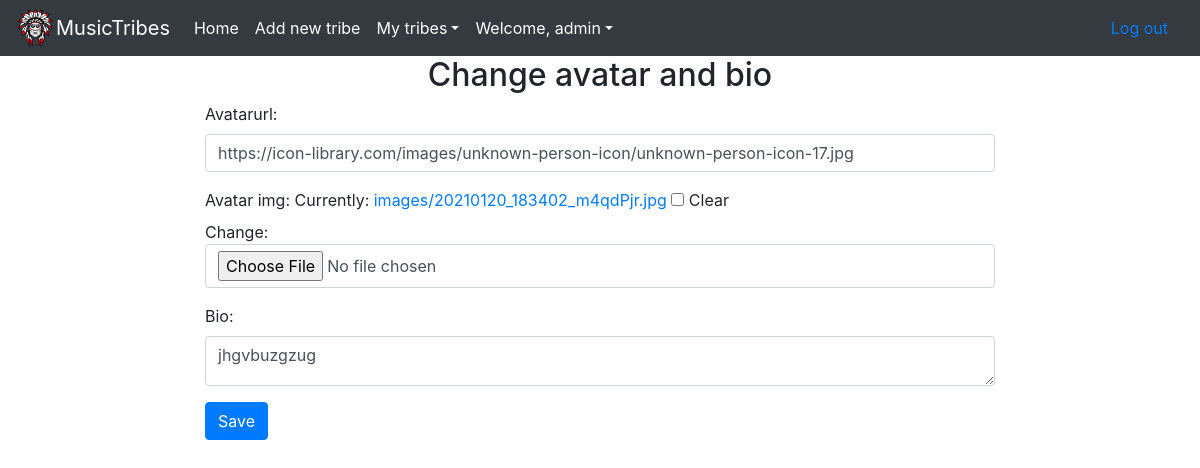
Page /accounts/editprofile/extendededit (signed in) on the committed database.
### accounts/models.py (models this page shows, shortened)
class Profile(models.Model):
    user = models.OneToOneField(User, on_delete=models.CASCADE)
    bio = models.TextField(max_length=1000, blank=True)
    avatarurl =  models.CharField(max_length=1000,default="https://icon-library.com/images/unknown-person-icon/unknown-person-icon-17.jpg",blank=True)
    tribes = models.ManyToManyField('app.Tribe',blank=True)
    avatar_img = models.ImageField(upload_to='images',blank = True)

### accounts/views.py (the view)
# urls.py: path('editprofile/extendededit',views.extendededit, name="extendededit")
def extendededit(request):
    if request.method=='POST':
        form=EditProfileForm(request.POST, request.FILES, instance=request.user.profile)
        if form.is_valid():
            form.save()
            return HttpResponseRedirect(reverse('app:index'))   #change later to accounts:profile
        else:
            return HttpResponseRedirect(reverse('accounts:extendededit'))
    else:
        form=EditProfileForm(instance=request.user.profile)
        context = {"form":form}
        return render(request,'app/extendededit.html',context)

### accounts/forms.py
class EditProfileForm(forms.ModelForm):
    class Meta:
        model=Profile
        fields=('avatarurl','avatar_img','bio')

### app/templates/app/extendededit.html (shortened to what this page needs)
{% extends 'app/base.html' %}
{% load static %}
{% block content %}
    <div class="row">
        <div class="col-md-12"><h2 class="text-center">Change avatar and bio</h2></div>
    </div>
        <form method="post" accept-charset="utf-8" enctype="multipart/form-data">
            {%include 'includes/bs4_form.html' with form=form %}
            <div class="row">
            <div class="col-md-8 mx-auto"><input type="submit" value="Save" class="btn btn-primary"></div>
{% endblock %}

### app/templates/app/base.html (shortened to what this page needs)
{% load static %}
<html lang="en">
  <head>
    <link rel="stylesheet" href="https://maxcdn.bootstrapcdn.com/bootstrap/4.0.0/css/bootstrap.min.css">
    <link rel="stylesheet" type="text/css" href="{% static '/app/css/base.css' %}">
    <link rel="stylesheet" href="https://cdnjs.cloudflare.com/ajax/libs/font-awesome/4.7.0/css/font-awesome.min.css">
  </head>
  <body>
    <div class="navbar-container">
    <nav class="navbar navbar-expand-md navbar-dark bg-dark">
    <img src="{% static '/app/chieftain-logo.png' %}" width="40" height="40" alt="">
      <div class="navbar-brand" href="#">MusicTribes</div>
      <div class="collapse navbar-collapse" id="navbarsExampleDefault">
        <ul class="navbar-nav mr-auto">
          <li class="nav-item active">
            <a class="nav-link" href="{%url 'app:index'%}">Home <span class="sr-only">(current)</span></a>
          </li>
          {% if user.is_authenticated %}
          <li class="nav-item active">
            <a class="nav-link " href="{% url 'app:create_tribe' %}">Add new tribe</a>
          </li>
          <li class="nav-item dropdown active">
            <a class="nav-link dropdown-toggle" href="" id="dropdown01" data-toggle="dropdown" aria-haspopup="true" aria-expanded="false">My tribes</a>
          </li>
          {% endif %}
          {% if user.is_authenticated %}
          <li class="nav-item dropdown active">
            <a class="nav-link dropdown-toggle" href="" id="dropdown01" data-toggle="dropdown" aria-haspopup="true" aria-expanded="false">Welcome, {{user.username}}</a>
          </li>
        </ul>
        <a class="nav-link float-right" href="{% url 'logout' %}">Log out</a>
        {% else %}
        <a class="nav-link float-right" href="{% url 'login' %}">Log in</a>
        <a class="nav-link" href="{% url 'accounts:signup' %}">Sign up</a>
        {% endif %}
      </div>
    </nav>
  </div>
    <div class="container-main">
      {% block content %}
      {% endblock %}
    </div>
  </body>
</html>

### app/templates/includes/bs4_form.html (shortened to what this page needs)
{% load widget_tweaks %}
            {% for field in form.visible_fields %}
                <div class="row form-group">
                    <div class="col-md-8 controls mx-auto">
                    {{ field.label_tag }}
                    {% if form.is_bound %}
                        {% if field.errors %}
                            {% render_field field class="form-control is-invalid" %}
                            {% for error in field.errors %}
                                <div class="invalid-feedback">
                                    {{ error }}
                                </div>
                            {% endfor %}
                            {% else %}
                            {% render_field field class="form-control is-valid" %}
                        {% endif %}
                        {% else %}
                        {% render_field field class="form-control" %}
                    {% endif %}
                </div>
            </div>
            {% endfor %}

### app/static/app/css/base.css (style rules this page uses)
textarea { max-height:50px; }

### rows in the picture
Profile: avatarurl "https://icon-library.com/images/unknown-person-icon/unknown-person-icon-17.jpg" "jhgvbuzgzug"

### other values in the picture
{{ user.username }} "admin"
{{ field.label_tag }} "Avatarurl:" "Avatar img:" "Bio:"
